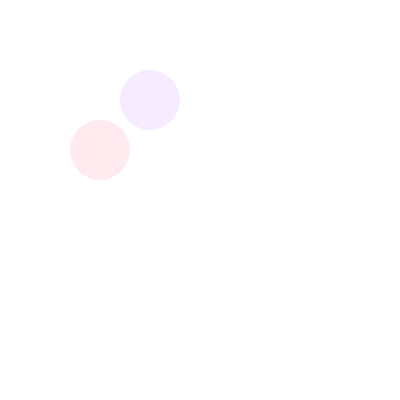
Frame 1 (no input)
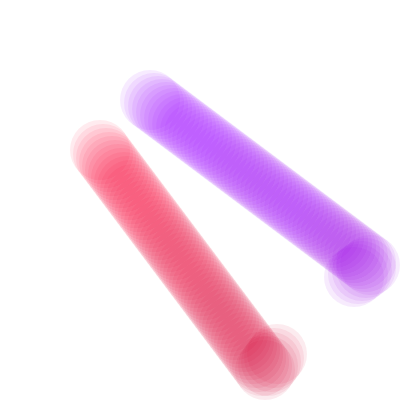
Frame 60 (no input)
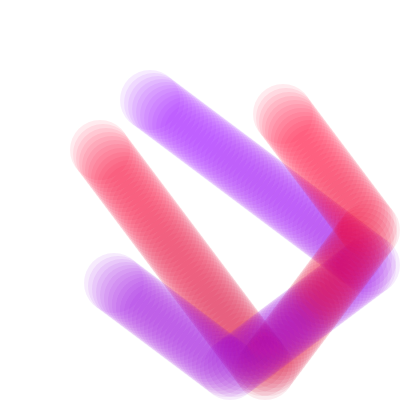
Frame 120 (the mouse pressed at the canvas centre since frame 60)

The p5.js sketch that drew these frames (run headless with seeded random() and noise() and a simulated clock; from frame 60 on, the mouse is pressed at the canvas centre):

// p5.js sketch
// ── sketch.js
// W4-6.8 ABSTRACT KISS 1
// https://editor.p5js.org/benjamin.bergery/sketches/WPUYPCj-x

var bb2 = {
  x: 100,
  y: 150,
  xspeed: 3,
  yspeed: 4,
  radius: 30,
};

var bb3 = {
  x: 150,
  y: 100,
  xspeed: 4,
  yspeed: 3,
  radius: 30,
};

function setup() {
  createCanvas(400, 400);
  noStroke();
  frameRate(20);
}

function draw() {
  let yToGray = map(bb2.y, height, 100, 200, 255);
  let xToGray = map(bb2.x, width, 100, 200, 255);

  //background(220);
  //fill(yToGray,50);
  // define gray value of all brushes
  // fill(yToRed, 0, xToBlue);

  fill(yToGray, 0, 50, 20);
  circle(bb2.x, bb2.y, bb2.radius * 2);
  fill(150, 0, xToGray, 20);
  circle(bb3.x, bb3.y, bb3.radius * 2);

  // moveIt(bb);
  // cornerBounce(bb);
  moveIt(bb2);
  cornerBounce(bb2);
  moveIt(bb3);
  cornerBounce(bb3);
}

/** functions with literal object var parameter **/

function moveIt(brush) {
  // moves the brush in x,y
  brush.x = brush.x + brush.xspeed;
  brush.y = brush.y + brush.yspeed;
}

function cornerBounce(brush) {
  // inverts x and y speed at corners
  let w = width
  if (brush.x >= w - brush.radius || brush.x <= brush.radius) {
    brush.xspeed = -brush.xspeed;
  }
  if (brush.y >= height - brush.radius || brush.y - brush.radius <= 0) {
    brush.yspeed = -brush.yspeed;
  }
}

// NOTES
// using map to make brush height //correspond to 128-255 gray values

//console.log("moveIt(bb);cornerBounce(bb);")
// console.log("doesn't work yet as a piece");

//map(value, start1, stop1, start2, stop2, [withinBounds])
//value Number: the incoming value to be converted
// using map here to make canvas width, height
//correspond to gray

// brushes are object vars
// movement functions have object parameters

// re-using function with object var parameters simplifies code
